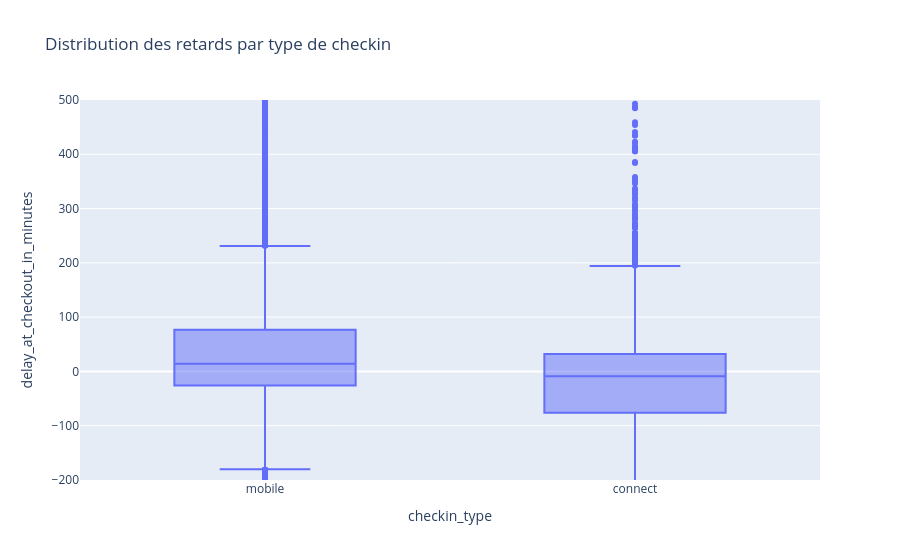

Notebook cell for this chart:
### Code cell
fig = px.box(
    ended, x='checkin_type', y='delay_at_checkout_in_minutes',
    title='Distribution des retards par type de checkin',
    range_y=[-200, 500]
)
fig.show()

### Figure 1 — Plotly figure (JSON) as saved in the notebook; plotly's stock layout.template omitted (floating-point values rounded to 4 significant figures; data arrays with more than 128 entries replaced by an {"elided": "..."} marker saying what was removed)
{"data": [{"alignmentgroup": "True", "hovertemplate": "checkin_type=%{x}<br>delay_at_checkout_in_minutes=%{y}<extra></extra>", "legendgroup": "", "marker": {"color": "#636efa"}, "name": "", "notched": false, "offsetgroup": "", "orientation": "v", "showlegend": false, "type": "box", "x": {"elided": "18045 str values"}, "x0": " ", "xaxis": "x", "y": {"elided": "18045 float values"}, "y0": " ", "yaxis": "y"}], "layout": {"boxmode": "group", "legend": {"tracegroupgap": 0}, "title": {"text": "Distribution des retards par type de checkin"}, "xaxis": {"anchor": "y", "domain": [0, 1], "title": {"text": "checkin_type"}}, "yaxis": {"anchor": "x", "domain": [0, 1], "range": [-200, 500], "title": {"text": "delay_at_checkout_in_minutes"}}}}
